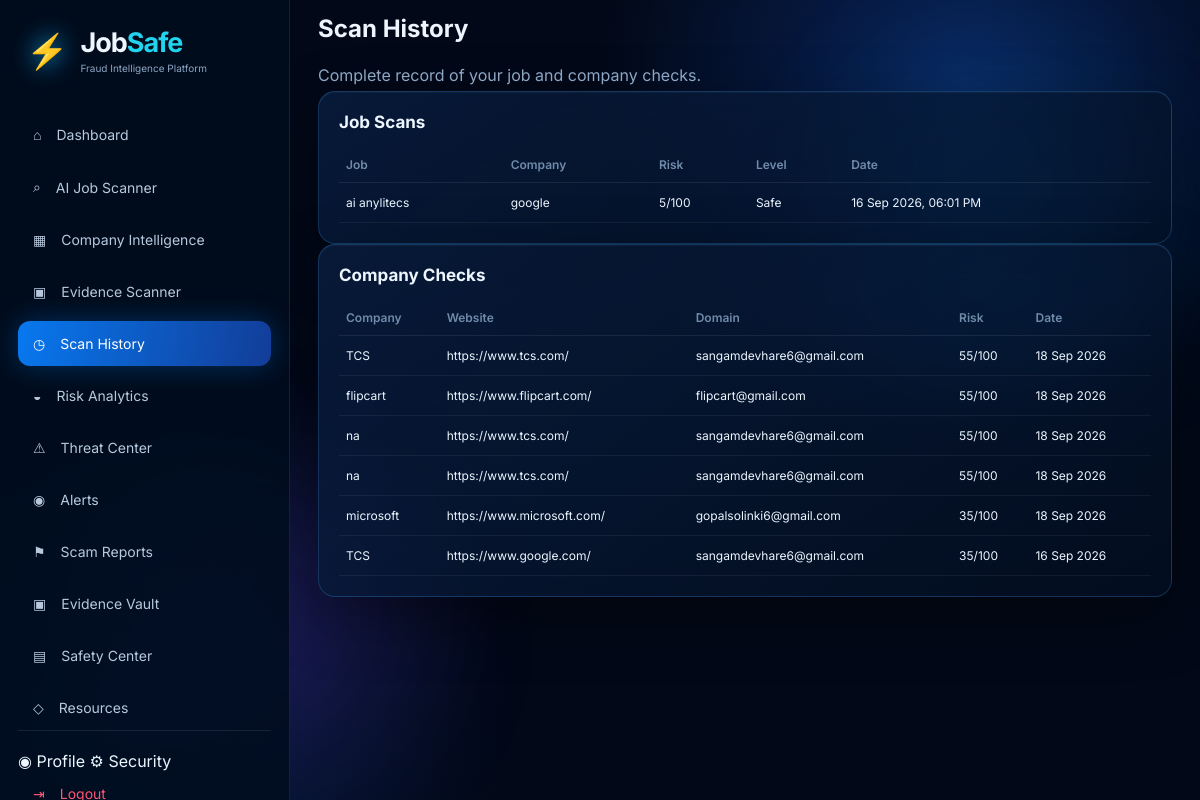
Page /history/ (signed in) on the committed database.
### scanner/models.py (models this page shows, shortened)
class JobCheck(models.Model):
    user = models.ForeignKey(
        User,
        on_delete=models.CASCADE
    )
    title = models.CharField(
        max_length=200
    )
    company = models.CharField(
        max_length=200,
        blank=True
    )
    source = models.CharField(
        max_length=100,
        blank=True
    )
    url = models.URLField(
        blank=True
    )
    description = models.TextField(
        blank=True
    )
    risk_score = models.PositiveIntegerField(
        default=0
    )
    risk_level = models.CharField(
        max_length=30,
        default="Safe"
    )
    reasons = models.TextField(
        blank=True
    )
    created_at = models.DateTimeField(
        auto_now_add=True
    )

class CompanyCheck(models.Model):
    user = models.ForeignKey(
        User,
        on_delete=models.CASCADE,
        related_name="company_checks"
    )
    company = models.CharField(
        max_length=200
    )
    website = models.URLField(
        blank=True
    )
    domain = models.CharField(
        max_length=200,
        blank=True
    )
    risk_score = models.IntegerField(
        default=0
    )
    status = models.CharField(
        max_length=30,
        default="Low Risk"
    )
    created_at = models.DateTimeField(
        auto_now_add=True
    )

### accounts/views.py (the view)
# urls.py: path("history/", views.scan_history, name="scan_history"),
@login_required
def scan_history(request):
    jobs = JobCheck.objects.filter(user=request.user).order_by("-created_at")
    companies = CompanyCheck.objects.filter(user=request.user).order_by("-created_at")
    return render(request, "scan-history.html", {"jobs": jobs, "companies": companies, "active": "history"})

### templates/scan-history.html
{% extends "base.html" %}{% block title %}Scan History | JobSafe{% endblock %}{% block content %}<div class="app-shell">{% include "partials/sidebar.html" %}<main class="main"><header class="topbar"><div><h2>Scan History</h2><p class="muted">Complete record of your job and company checks.</p></div></header><section class="panel glass"><div class="panel-title"><h2>Job Scans</h2></div><div class="table-wrap"><table><tr><th>Job</th><th>Company</th><th>Risk</th><th>Level</th><th>Date</th></tr>{% for x in jobs %}<tr><td>{{ x.title }}</td><td>{{ x.company|default:"—" }}</td><td>{{ x.risk_score }}/100</td><td>{{ x.risk_level }}</td><td>{{ x.created_at|date:"d M Y, h:i A" }}</td></tr>{% empty %}<tr><td colspan="5">No job scans yet.</td></tr>{% endfor %}</table></div></section><section class="panel glass"><div class="panel-title"><h2>Company Checks</h2></div><div class="table-wrap"><table><tr><th>Company</th><th>Website</th><th>Domain</th><th>Risk</th><th>Date</th></tr>{% for x in companies %}<tr><td>{{ x.company }}</td><td>{{ x.website|default:"—" }}</td><td>{{ x.domain|default:"—" }}</td><td>{{ x.risk_score }}/100</td><td>{{ x.created_at|date:"d M Y" }}</td></tr>{% empty %}<tr><td colspan="5">No company checks yet.</td></tr>{% endfor %}</table></div></section></main></div>{% endblock %}

### static/css/style.css (style rules this page uses)
:root { --bg: #020817; --panel: rgba(7, 24, 52, .72); --line: rgba(63, 168, 255, .24); --blue: #1ea7ff; --cyan: #22d3ee; --green: #10e981; --orange: #ffb21c; --red: #ff3d65; --purple: #8b5cf6; --text: #edf6ff; --muted: #8da7c4; --shadow: 0 20px 60px rgba(0, 0, 0, .35); }
* { box-sizing: border-box; }
html { scroll-behavior: smooth; }
body { margin: 0; background: radial-gradient( circle at 80% 10%, #09245b 0, transparent 30% ), radial-gradient( circle at 10% 90%, #071d45 0, transparent 30% ), var(--bg); color: var(--text); font-family: Inter, Arial, sans-serif; min-height: 100vh; }
.glass { background: linear-gradient( 145deg, rgba(9, 31, 66, .78), rgba(3, 15, 34, .68) ); border: 1px solid var(--line); box-shadow: var(--shadow), inset 0 1px rgba(255, 255, 255, .04); backdrop-filter: blur(18px); }
p { color: var(--muted); line-height: 1.6; }
.app-shell { display: flex; min-height: 100vh; }
.main { margin-left: 290px; width: calc(100% - 290px); padding: 22px 28px 40px; position: relative; z-index: 1; }
.topbar { height: 55px; display: flex; align-items: center; justify-content: space-between; margin-bottom: 14px; position: relative; z-index: 1000; overflow: visible !important; isolation: auto; }
.topbar { animation: headerFloat 2.5s ease-in-out infinite; }
.panel { border-radius: 17px; padding: 20px; min-width: 0; }
.panel-title { display: flex; align-items: center; justify-content: space-between; margin-bottom: 15px; }
.panel-title h2 { font-size: 17px; margin: 0; }
table { width: 100%; border-collapse: collapse; font-size: 12px; }
th { text-align: left; color: #718baa; font-weight: 600; padding: 10px 7px; border-bottom: 1px solid rgba(255, 255, 255, .08); }
td { padding: 12px 7px; border-bottom: 1px solid rgba(255, 255, 255, .06); }
.panel { animation: contentFloat 3s ease-in-out infinite; }
.topbar { position: relative !important; z-index: 1000 !important; overflow: visible !important; }
.main { position: relative; z-index: 1; }

### rows in the picture
JobCheck: title "ai anylitecs", company "google", risk_score "5", risk_level "Safe", created_at "16 Sep 2026, 06:01 PM"
CompanyCheck: company "TCS", website "https://www.tcs.com/", domain "sangamdevhare6@gmail.com", risk_score "55", created_at "18 Sep 2026"
CompanyCheck: company "flipcart", website "https://www.flipcart.com/", domain "flipcart@gmail.com", risk_score "55", created_at "18 Sep 2026"
CompanyCheck: company "na", website "https://www.tcs.com/", domain "sangamdevhare6@gmail.com", risk_score "55", created_at "18 Sep 2026"
CompanyCheck: company "na", website "https://www.tcs.com/", domain "sangamdevhare6@gmail.com", risk_score "55", created_at "18 Sep 2026"
CompanyCheck: company "microsoft", website "https://www.microsoft.com/", domain "gopalsolinki6@gmail.com", risk_score "35", created_at "18 Sep 2026"
CompanyCheck: company "TCS", website "https://www.google.com/", domain "sangamdevhare6@gmail.com", risk_score "35", created_at "16 Sep 2026"
